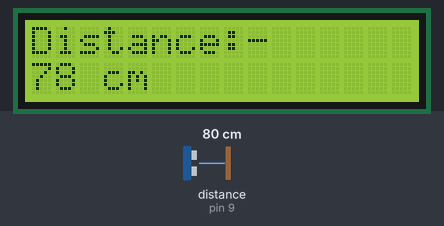
Bench run of a sketch on a simulated Arduino Uno, built with avr-gcc and run on an emulated ATmega328P. On the bench: 16×2 character LCD. Wiring (inferred from the names in the program): ultrasonic range finder: trigger pin 8; echo pin 9. The test bench sets the inputs (shaded band); at power-on: distance to the obstacle (sensor on pin 9) 80 cm. The echo pulse lasts 58.3 µs per cm.

Above: at 6.2 s.
6.3 s: distance to the obstacle (sensor on pin 9) set to 2 cm
At 7.7 s:
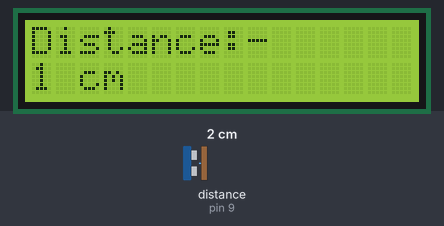
8.0 s: distance to the obstacle (sensor on pin 9) set to 4 cm
At 9.2 s:
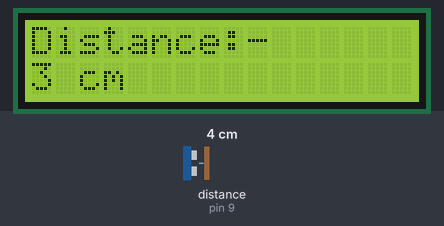
9.5 s: distance to the obstacle (sensor on pin 9) set to 9 cm
At 10.7 s:
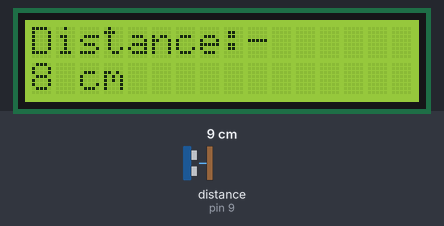
Timing chart, 0 to 12.5 s (numbered marks = the images above; inputs shaded):
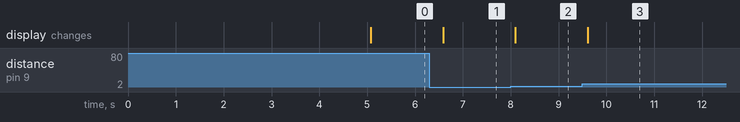

Measured:
- after the input at 6.3 s, the display: changes after 0.29 s (image 1)
- after the input at 8.0 s, the display: changes after 0.10 s (image 2)
- after the input at 9.5 s, the display: changes after 0.11 s (image 3)

The sketch:

distance_measuring_using_ultrasonic_sensor_project.ino
```cpp
#include <LiquidCrystal.h>

// LCD pins: (RS, E, D4, D5, D6, D7)
LiquidCrystal lcd(11, 2, 3, 4, 5, 6);

// Ultrasonic sensor pins
const int trigPin = 8;
const int echoPin = 9;

// Variables for duration and distance
long duration;
int distance;

void setup() {
  // Initialize LCD
  lcd.begin(16, 2);
  lcd.print("Distance measure");
  lcd.setCursor(0, 1);
  lcd.print("using UltraSonic");
  //lcd.print("");
  delay(5000);

  // Initialize ultrasonic pins
  pinMode(trigPin, OUTPUT);
  pinMode(echoPin, INPUT);

  // Clear LCD and prepare for distance display
  lcd.clear();
  lcd.print("Distance:-");
}

void loop() {
  // Send a 10µs pulse to trigger
  digitalWrite(trigPin, LOW);
  delayMicroseconds(2);
  digitalWrite(trigPin, HIGH);
  delayMicroseconds(10);
  digitalWrite(trigPin, LOW);

  // Read echo time
  duration = pulseIn(echoPin, HIGH);

  // Calculate distance (in cm)
  distance = duration * 0.034 / 2;

  // Display on LCD
  lcd.setCursor(0, 1);
  lcd.print("   "); // clear old values
  lcd.setCursor(0, 1);
  lcd.print(distance);
  lcd.print(" cm  ");

  delay(500);
}
```
